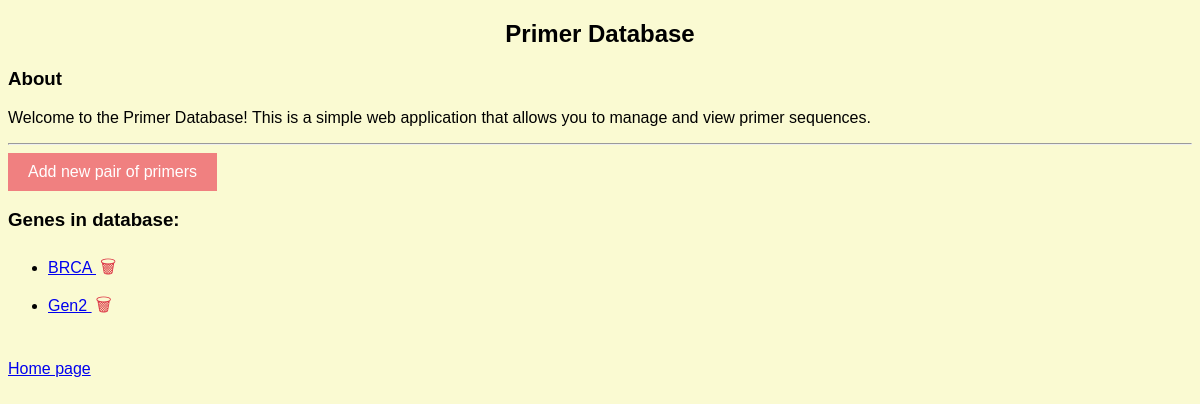
The app's page /index, older data.
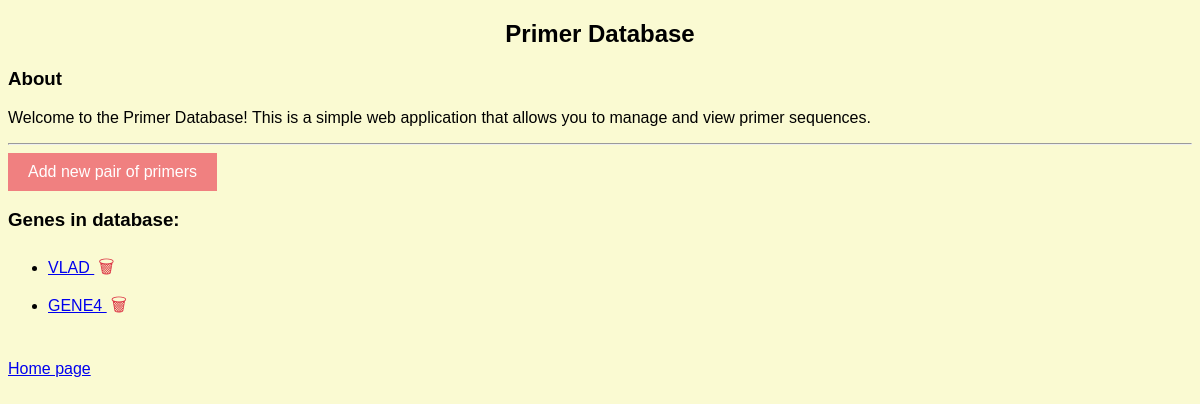
The same page, newer data.
### tables this page shows
CREATE TABLE genes (
            gene_id TEXT PRIMARY KEY,
            sequence TEXT NOT NULL
        );

### app/app.py (the view)
@app.route("/")
@app.route('/index')
def index():
    gene_ids = [gene.gene_id for gene in Gene.all(get_db())]
    return render_template("index.html", gene_ids=gene_ids)

### app/app.py (called while the page is built)
def get_db():
    if 'db' not in g:
        g.db = sqlite3.connect(os.path.join(os.path.dirname(__file__),
                                            "../data/primers_db.db"))
    return g.db

### app/models/models.py (called while the page is built)
    @property
    def gene_id(self):
        return self._gene_id

    @staticmethod
    def all(con: sqlite3.Connection):
        all_genes = [Gene(*row[:2])
                       for row in con.execute('SELECT * FROM genes;')]
        print(all_genes)
        for primers in all_genes:
            primers._saved = True
        return all_genes

### app/templates/index.html (shortened to what this page needs)
{% extends 'layout.html' %}
{% block info %}
    <h1>Primer Database</h1>
    <h3>About</h3>
    <p>Welcome to the Primer Database! This is a simple web application that allows you to manage and view primer sequences.</p>
    <hr>
{% endblock %}
{% block content %}
  <button class="btn-add" onclick="location.href='{{ url_for('add') }}'">Add new pair of primers</button>
  <h3>Genes in database:</h3>
  <ul>
    {% for gene_id in gene_ids %}
      <li>
        <a href="{{ url_for('pairs', gene_id=gene_id) }}">
          {{ gene_id }}
        </a>
        <form action="{{ url_for('delete_gene', gene_id=gene_id) }}" method="post"
        style="display: inline-block;"
        onsubmit="return confirm('Are you sure you want to delete {{ gene_id }} gene and all its primers?');">
        <button type="submit" class="btn-delete">&#128465</button>
        </form>
      </li>
    {% endfor %}
  </ul>
{% endblock %}

Row changes from the older to the newer data that the page shows:
removed genes: gene_id "BRCA"
removed genes: gene_id "Gen2"
added genes: gene_id "VLAD"
added genes: gene_id "GENE4"
